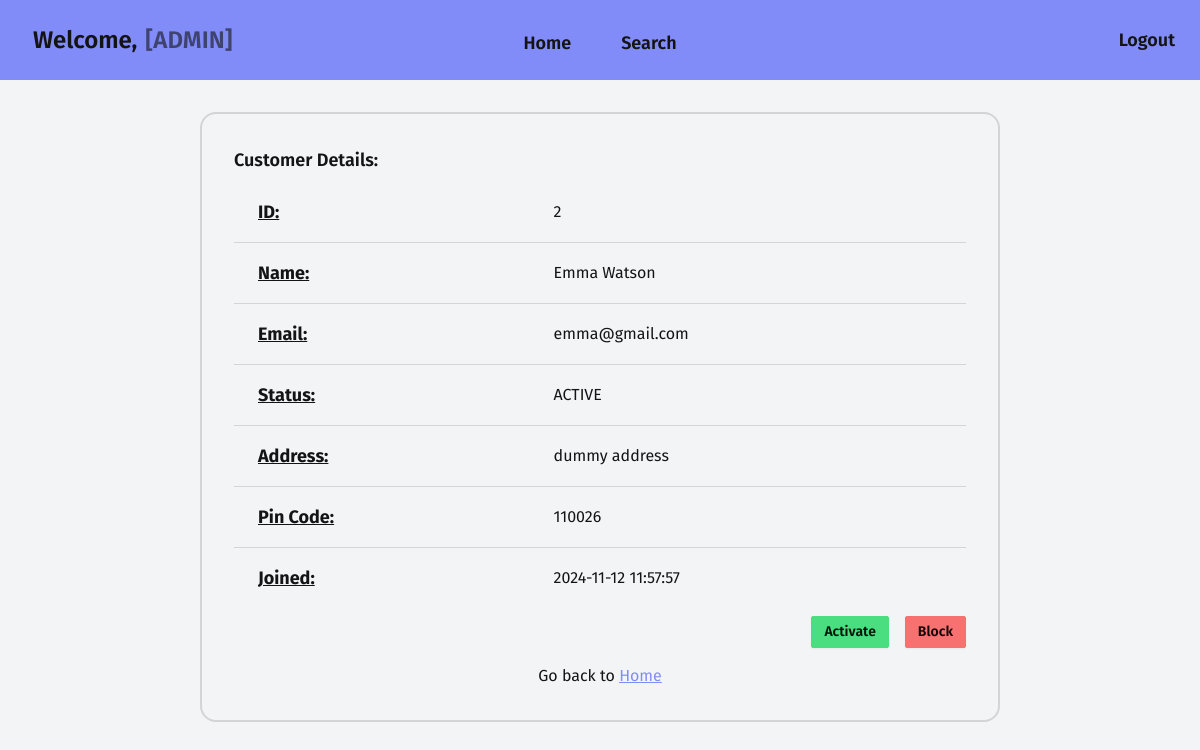
Screenshot of /admin/customer/details/2 with the database file from the repository.
### models.py (models this page shows, shortened)
class Customer(db.Model):
    __tablename__ = 'customer'
    id: Mapped[int] = mapped_column(
        Integer, primary_key=True, autoincrement="auto")
    user_id: Mapped[int] = mapped_column(ForeignKey("user.id"))
    user: Mapped["User"] = relationship(cascade="all,delete")
    contact: Mapped[str] = mapped_column(String(10), unique=True)
    address: Mapped[str] = mapped_column(Text)
    pincode: Mapped[str] = mapped_column(String(6))
    status: Mapped[str] = mapped_column(String, default="ACTIVE")
    service_requests: Mapped[List["ServiceRequest"]] = relationship(
        back_populates="customer", cascade="all,delete")
    created: Mapped[Optional[datetime]] = mapped_column(
        DateTime, server_default=func.now())
    updated: Mapped[Optional[datetime]] = mapped_column(
        DateTime, default=func.now(), onupdate=func.now())

class User(db.Model, UserMixin):
    __tablename__ = 'user'
    id: Mapped[int] = mapped_column(
        Integer, primary_key=True, autoincrement="auto")
    fullname: Mapped[str] = mapped_column(String(200))
    username: Mapped[str] = mapped_column(String(30), unique=True)
    email: Mapped[str] = mapped_column(String(200), unique=True)
    password: Mapped[str] = mapped_column(String(40))
    role: Mapped[str] = mapped_column(String(200))

### views.py (the view)
@app.route("/admin/customer/details/<cust_id>")
def customer_details(cust_id):
    customer = get_with_id(Customer, cust_id)
    if not customer:
        return redirect(url_for('not_found'))
    return render_template("admin/customer/details.html", customer=customer)

### models.py (called while the page is built)
def get_with_id(model, pkid):
    sql = select(model).where(model.id == pkid)
    result = db.session.scalars(sql).first()
    return result

### templates/admin/customer/details.html (shortened to what this page needs)
{% extends "base/admin/loggedin.html" %}
{% block content %}
<section class="w-2/3 card card-bordered border-2">
  <div class="card-body">
    {% if customer %}
    <h2 class="card-title text-lg">Customer Details:</h2>
    <table class="table table-lg">
      <tbody>
        <tr>
          <td class="text-lg font-bold underline">ID:</td>
          <td>{{ customer.id }}</td>
        </tr>
        <tr>
          <td class="text-lg font-bold underline">Name:</td>
          <td>{{ customer.user.fullname }}</td>
        </tr>
        <tr>
          <td class="text-lg font-bold underline">Email:</td>
          <td>{{ customer.user.email }}</td>
        </tr>
        <tr>
          <td class="text-lg font-bold underline">Status:</td>
          <td>{{ customer.status }}</td>
        </tr>
        <tr>
          <td class="text-lg font-bold underline">Address:</td>
          <td>{{ customer.address }}</td>
        </tr>
        <tr>
          <td class="text-lg font-bold underline">Pin Code:</td>
          <td>{{ customer.pincode }}</td>
        </tr>
        <tr>
          <td class="text-lg font-bold underline">Joined:</td>
          <td>{{ customer.created }}</td>
        </tr>
      </tbody>
    </table>
    <div class="flex items-center justify-end gap-4">
      <a href="{{ url_for('customer_activate', cust_id=customer.id) }}">
        <button class="btn btn-sm btn-success">Activate</button>
      </a>
      <a href="{{ url_for('customer_block', cust_id=customer.id) }}">
        <button class="btn btn-sm btn-error">Block</button>
      </a>
    </div>
    {% else %}
    <p class="text-center text-lg font-bold">Requested customer not found</p>
    {% endif %}
    <p class="text-center pt-2">
      Go back to <a href="{{ url_for('admin_home') }}" class="link link-primary">Home</a>
    </p>
  </div>
</section>
{% endblock %}

### rows the page displays
Customer: id "2", status "ACTIVE", address "dummy address", pincode "110026", created "2024-11-12 11:57:57"
User: user.fullname "Emma Watson", user.email "emma@gmail.com"
